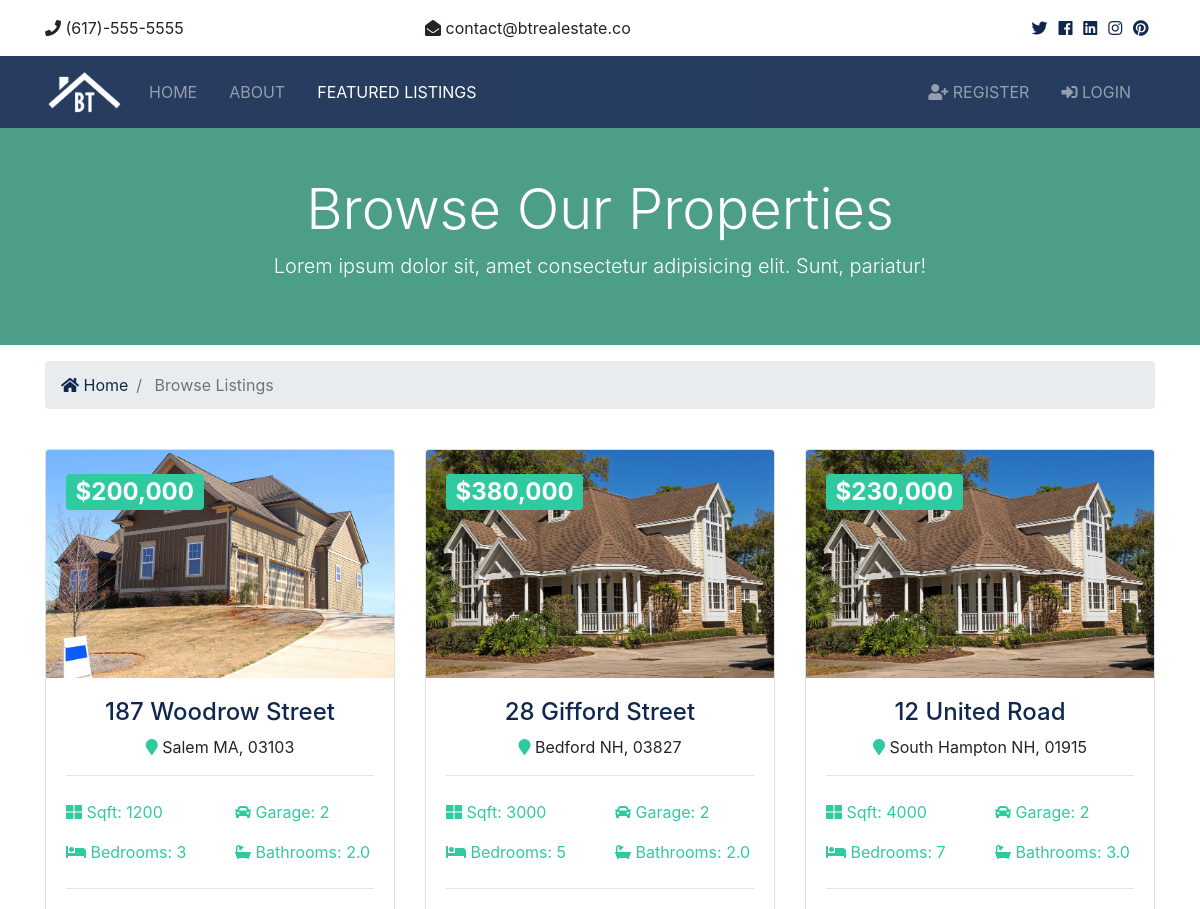
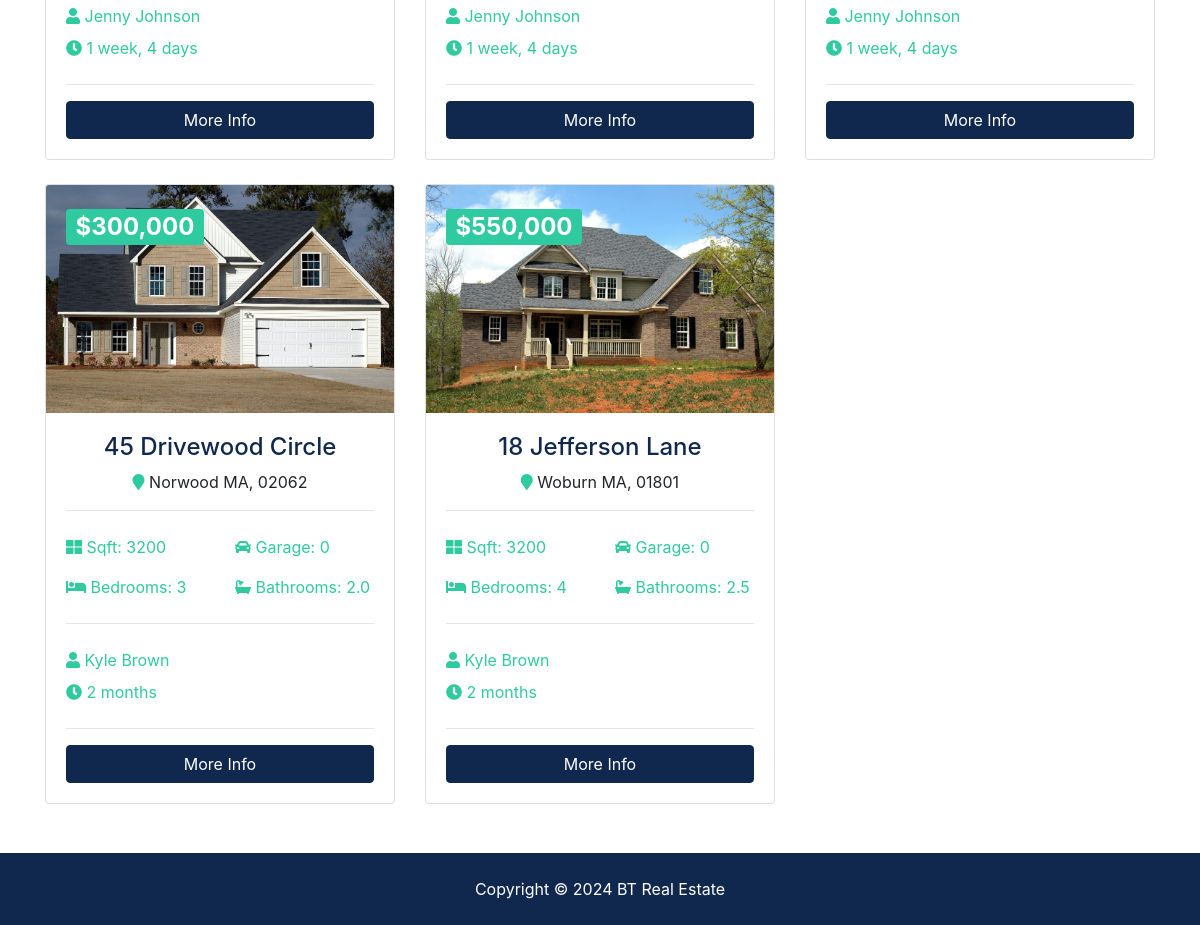
/listings/, run on the app's committed database (2 pictures, top to bottom).
### listing/models.py (models this page shows)
class Listing(models.Model):
    realtor=models.ForeignKey(Realtor, on_delete=models.DO_NOTHING)
    title=models.CharField(max_length=200)
    adress=models.CharField(max_length=200)
    city=models.CharField(max_length=100)
    state=models.CharField(max_length=100)
    zipcode=models.CharField(max_length=20)
    discription=models.TextField(max_length=700,blank=True,default=None)
    price=models.IntegerField()
    bedrooms=models.IntegerField()
    batrooms=models.DecimalField(max_digits=2,decimal_places=1)
    grage=models.IntegerField(default=0)
    sqft=models.IntegerField()
    lot_size=models.DecimalField(max_digits=5,decimal_places=1)
    photo_main=models.ImageField(upload_to='photos/%Y/%m/%d/')
    photo_1=models.ImageField(upload_to='photos/%Y/%m/%d/',blank=True)
    photo_2=models.ImageField(upload_to='photos/%Y/%m/%d/',blank=True)
    photo_3=models.ImageField(upload_to='photos/%Y/%m/%d/',blank=True)
    photo_4=models.ImageField(upload_to='photos/%Y/%m/%d/',blank=True)
    photo_5=models.ImageField(upload_to='photos/%Y/%m/%d/',blank=True)
    photo_6=models.ImageField(upload_to='photos/%Y/%m/%d/',blank=True)
    is_published=models.BooleanField(default=True)
    list_date=models.DateField(default=datetime.now,blank=True)

### retalor/models.py (models this page shows)
class Realtor(models.Model):
    name = models.CharField(max_length=100)
    photo=models.ImageField(upload_to='photos/%Y/%m/%d')
    discription=models.TextField(blank=True)
    phone=models.CharField(max_length=20)
    email=models.EmailField()
    is_mvp=models.BooleanField(default=False)
    hire_date=models.DateField(default=datetime.now,blank=True)
    def __str__(self):
        return self.name

### listing/views.py (the view)
# urls.py: path('', views.index, name='listings'),
def index(request):
    listings=Listing.objects.order_by('-list_date').filter(is_published=True)
    paginator = Paginator(listings, 6)
    page = request.GET.get('page')
    paged_listings = paginator.get_page(page)
    context={
        'listings':paged_listings,
        'state_choices':state_choices,
        'bedroom_choices':bedroom_choices,
        'price_choices':price_choices
        }
    return render(request, 'listing/listings.html',context)

### templates/listing/listings.html (shortened to what this page needs)
{% extends 'base.html' %}
{% load humanize %}
{% block content %}
<section id="showcase-inner" class="py-5 text-white">
    <div class="container">
      <div class="row text-center">
        <div class="col-md-12">
          <h1 class="display-4">Browse Our Properties</h1>
          <p class="lead">Lorem ipsum dolor sit, amet consectetur adipisicing elit. Sunt, pariatur!</p>
        </div>
      </div>
    </div>
  </section>
  <section id="bc" class="mt-3">
    <div class="container">
      <nav aria-label="breadcrumb">
        <ol class="breadcrumb">
          <li class="breadcrumb-item">
            <a href="{% url 'index' %}">
              <i class="fas fa-home"></i> Home</a>
          </li>
          <li class="breadcrumb-item active"> Browse Listings</li>
        </ol>
      </nav>
    </div>
  </section>
  <section id="listings" class="py-4">
    <div class="container">
      <div class="row">
        {% if listings %}
          {% for listing in listings %}
          <div class="col-md-6 col-lg-4 mb-4">
              <div class="card listing-preview">
                <img class="card-img-top" src="{{ listing.photo_main.url }}" alt="">
                <div class="card-img-overlay">
                  <h2>
                    <span class="badge badge-secondary text-white">${{ listing.price | intcomma }}</span>
                  </h2>
                </div>
                <div class="card-body">
                  <div class="listing-heading text-center">
                    <h4 class="text-primary">{{ listing.title }}</h4>
                    <p>
                      <i class="fas fa-map-marker text-secondary"></i> {{ listing.city }} {{ listing.state }}, {{ listing.zipcode }}</p>
                  </div>
                  <hr>
                  <div class="row py-2 text-secondary">
                    <div class="col-6">
                      <i class="fas fa-th-large"></i> Sqft: {{ listing.sqft }}</div>
                    <div class="col-6">
                      <i class="fas fa-car"></i> Garage: {{ listing.grage }}</div>
                  </div>
                  <div class="row py-2 text-secondary">
                    <div class="col-6">
                      <i class="fas fa-bed"></i> Bedrooms: {{ listing.bedrooms }}</div>
                    <div class="col-6">
                      <i class="fas fa-bath"></i> Bathrooms: {{ listing.batrooms }}</div>
                  </div>
                  <hr>
                  <div class="row py-2 text-secondary">
                    <div class="col-12">
                      <i class="fas fa-user"></i> {{ listing.realtor }}</div>
                  </div>
                  <div class="row text-secondary pb-2">
                    <div class="col-6">
                      <i class="fas fa-clock"></i> {{ listing.list_date | timesince }}</div>
                  </div>
                  <hr>
                  <a href="{% url 'listing' listing.id %}" class="btn btn-primary btn-block">More Info</a>
                </div>
              </div>
            </div>
          {% endfor %}
        {% else %}
          <div class="col-md-12">
            <p>No Listings Available</p>
          </div>
        {% endif %}
      </div>
      <div class="row">
        <div class="col-md-12">
        </div>
      </div>
    </div>
  </section>
{% endblock %}

### templates/base.html (shortened to what this page needs)
{% load static %}
<!DOCTYPE html>
<html lang="en">
    <head>
        <link rel="stylesheet" href="{% static 'css/all.css' %}">
        <link rel="stylesheet" href="{% static 'css/bootstrap.css' %}">
        <link rel="stylesheet" href="{% static 'css/style.css' %}">
        <link rel="stylesheet" href="{% static 'css/lightbox.min.css' %}">
      </head>
<body>
    {% include "partials/topbar.html" %}
    {% include "partials/navbar.html" %}
    {% block content %}
    {% endblock content %}
    {% include "partials/footer.html" %}
</body>
</html>

### templates/partials/topbar.html
<section id="top-bar" class="p-3">
    <div class="container">
      <div class="row">
        <div class="col-md-4">
          <i class="fas fa-phone"></i> (617)-555-5555
        </div>
        <div class="col-md-4">
          <i class="fas fa-envelope-open"></i> contact@btrealestate.co
        </div>
        <div class="col-md-4">
          <div class="social text-right">
            <a href="#">
              <i class="fab fa-twitter"></i>
            </a>
            <a href="#">
              <i class="fab fa-facebook"></i>
            </a>
            <a href="#">
              <i class="fab fa-linkedin"></i>
            </a>
            <a href="#">
              <i class="fab fa-instagram"></i>
            </a>
            <a href="#">
              <i class="fab fa-pinterest"></i>
            </a>
          </div>
        </div>
      </div>
    </div>
  </section>

### templates/partials/navbar.html (shortened to what this page needs)
{% load static %}
<nav class="navbar navbar-expand-lg navbar-dark bg-primary sticky-top">
    <div class="container">
      <a class="navbar-brand" href="{% url 'index' %}">
        <img src="{% static 'img/logo.png' %}" class="logo" alt="">
      </a>
      <div class="collapse navbar-collapse" id="navbarNavAltMarkup">
        <ul class="navbar-nav">
          <li {% if '/' == request.path %}
                    class="nav-item active mr-3"
                  {% else %}
                    class="nav-item mr-3"
            {% endif %} >
            <a class="nav-link" href="{% url 'index' %}">Home</a>
          </li>
          <li  {% if 'about' in request.path %}
          class="nav-item active mr-3"
                  {% else %}
                    class="nav-item mr-3"
            {% endif %}>
            <a class="nav-link" href="{% url 'about' %}">About</a>
          </li>
          <li  {% if 'listings' in request.path %}
          class="nav-item active mr-3"
                  {% else %}
                    class="nav-item mr-3"
            {% endif %}>
            <a class="nav-link" href="{% url 'listings' %}">Featured Listings</a>
          </li>
        </ul>
        <ul class="navbar-nav ml-auto">
          {% if user.is_authenticated %}
          <li  {% if 'dashboard' in request.path %}
          class="nav-item active mr-3"
          {% else %}
              class="nav-item mr-3"
        {% endif %}>
          <a class="nav-link" href="{% url 'dashboard' %}">
            Welcome {{user.username}} (Dashboard) </a>
        </li>
        <li class="nav-item mr-3">
          <a href="javascript:{document.getElementById('logout').submit()}" class="nav-link">
            <i class="fas fa-sign-out-alt"></i> Logout
          </a>
          <form action="{% url 'logout' %}" method="POST" id="logout">
            {% csrf_token %}
            <input type="hidden">
          </form>
          {% else %}
                <li  {% if 'register' in request.path %}
                class="nav-item active mr-3"
                {% else %}
                    class="nav-item mr-3"
              {% endif %}>
                <a class="nav-link" href="{% url 'register' %}">
                  <i class="fas fa-user-plus"></i> Register</a>
              </li>
              <li class="nav-item mr-3">
                <a class="nav-link" href="{% url 'login' %}">
                  <i class="fas fa-sign-in-alt"></i>
                  Login</a>
              </li>
          {% endif %}
        </ul>
      </div>
    </div>
  </nav>

### templates/partials/footer.html
<footer id="main-footer" class="py-4 bg-primary text-white text-center">
    Copyright &copy;
    <span class="year"></span> BT Real Estate
</footer>

### project/static/css/all.css (style rules this page uses)
.fa, .fas, .far, .fal, .fab { -moz-osx-font-smoothing: grayscale; -webkit-font-smoothing: antialiased; display: inline-block; font-style: normal; font-variant: normal; text-rendering: auto; line-height: 1; }
.fa-bath:before { content: "\f2cd"; }
.fa-bed:before { content: "\f236"; }
.fa-car:before { content: "\f1b9"; }
.fa-clock:before { content: "\f017"; }
.fa-envelope-open:before { content: "\f2b6"; }
.fa-facebook:before { content: "\f09a"; }
.fa-home:before { content: "\f015"; }
.fa-instagram:before { content: "\f16d"; }
.fa-linkedin:before { content: "\f08c"; }
.fa-map-marker:before { content: "\f041"; }
.fa-phone:before { content: "\f095"; }
.fa-pinterest:before { content: "\f0d2"; }
.fa-sign-in-alt:before { content: "\f2f6"; }
.fa-th-large:before { content: "\f009"; }
.fa-twitter:before { content: "\f099"; }
.fa-user:before { content: "\f007"; }
.fa-user-plus:before { content: "\f234"; }
.fab { font-family: 'Font Awesome 5 Brands'; }
.fa, .fas { font-family: 'Font Awesome 5 Free'; font-weight: 900; }

### project/static/css/style.css (style rules this page uses)
img { width: 100%; }
.logo { width: 80px; }
.navbar { opacity: 0.9; text-transform: uppercase; }
.social a { margin-right: 0.4rem; }
#showcase-inner { background: url(../img/building.jpg) no-repeat top center fixed/cover; position: relative; overflow: hidden; min-height: 200px; }
#showcase-inner::before { content: ''; position: absolute; top: 0; left: 0; min-height: 100%; width: 100%; background: rgba(32, 134, 107, 0.8); }
.listing-preview a { position: relative; }

### data on the page
Listing: photo_main (picture), price "200,000", title "187 Woodrow Street", city "Salem", state "MA", zipcode "03103", sqft "1200", grage "2", bedrooms "3", batrooms "2.0", realtor "Jenny Johnson", list_date "1 week, 4 days"
Listing: photo_main (picture), price "380,000", title "28 Gifford Street", city "Bedford", state "NH", zipcode "03827", sqft "3000", grage "2", bedrooms "5", batrooms "2.0", realtor "Jenny Johnson", list_date "1 week, 4 days"
Listing: photo_main (picture), price "230,000", title "12 United Road", city "South Hampton", state "NH", zipcode "01915", sqft "4000", grage "2", bedrooms "7", batrooms "3.0", realtor "Jenny Johnson", list_date "1 week, 4 days"
Listing: photo_main (picture), price "300,000", title "45 Drivewood Circle", city "Norwood", state "MA", zipcode "02062", sqft "3200", grage "0", bedrooms "3", batrooms "2.0", realtor "Kyle Brown", list_date "2 months"
Listing: photo_main (picture), price "550,000", title "18 Jefferson Lane", city "Woburn", state "MA", zipcode "01801", sqft "3200", grage "0", bedrooms "4", batrooms "2.5", realtor "Kyle Brown", list_date "2 months"
